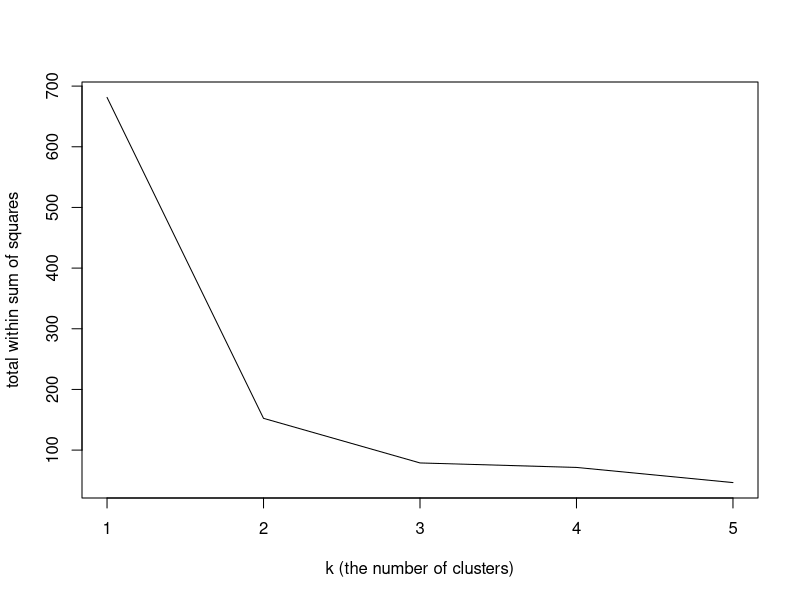

The R source for this figure:

require(datasets)
features = iris[1:4]
target = iris[5]

colnames(features)

kmax = 5
models = list()
ss = c()

for (k in 1:kmax) {
  #store the model
  models[[k]] = kmeans(features, centers=k)
  #store the total within sum of squares
  ss = c(ss, models[[k]]$tot.withinss)
  target[paste("k.",k,sep="")] = models[[k]]$cluster
}

plot(x=1:kmax, y=ss, type="l", xlab="k (the number of clusters)", ylab="total within sum of squares")

#p = predict.kmeans(models[[2]], features)

tables = list()
for (k in 2:4) {
  tables[k] = table(target$Species, t(target[paste("k.",k,sep="")]))
}
